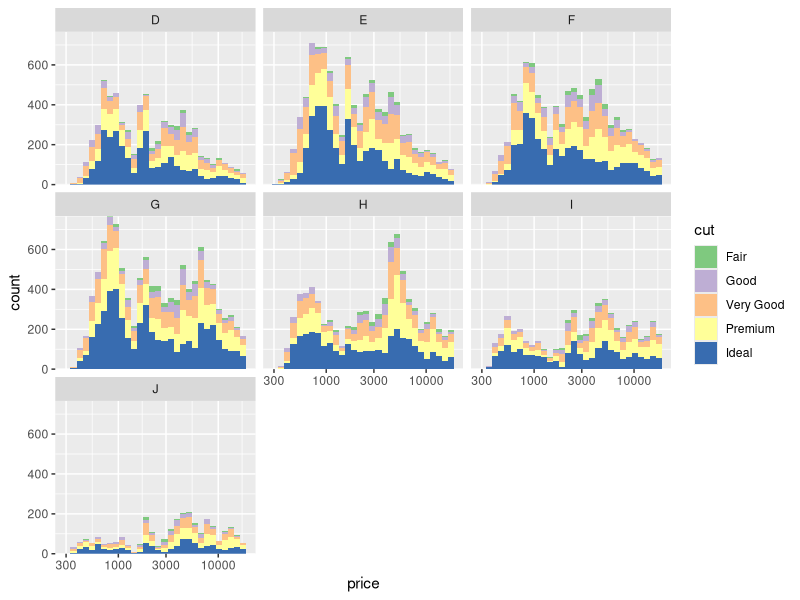
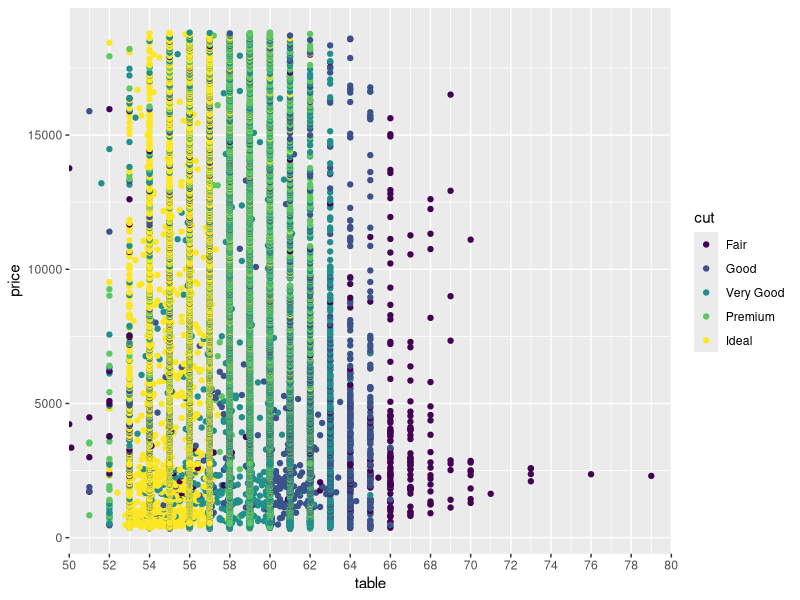
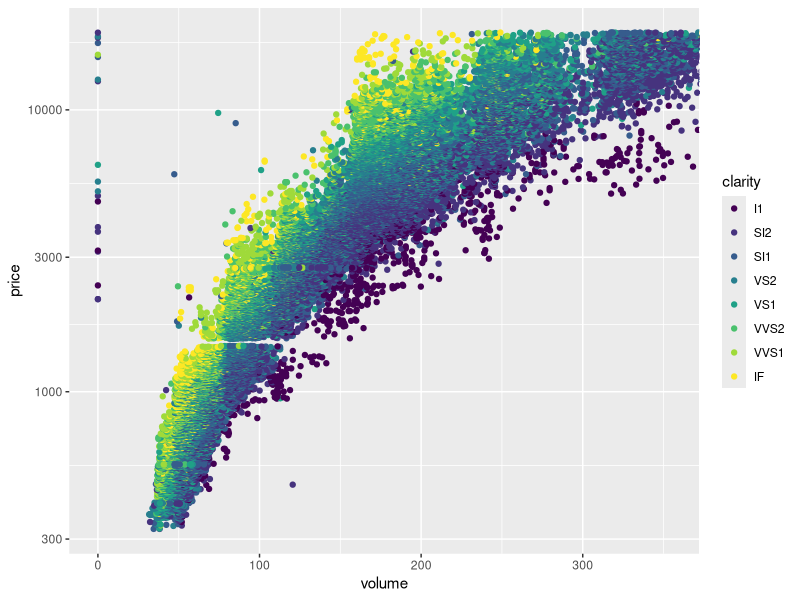

These charts were generated, in order, by the following R code: (Note: this script raises an error after producing the figures.)
## Load the ggplot, dplyr and tidyr libraries, along with the diamonds dataset.

library(dplyr)
library(tidyr)
library(ggplot2)
data(diamonds)

## Create a histogram of diamond prices. Facet the histogram by diamond color and use cut to color the histogram bars.

ggplot(data = diamonds, aes(x = price, fill = cut)) + 
  geom_histogram() + 
  scale_y_continuous(expand = c(0,0)) +
  facet_wrap(~color) + 
  scale_fill_brewer(type = 'qual') +
  scale_x_log10()

## Create a scatterplot of diamond price vs. table and color the points by the cut of the diamond.

ggplot(data = diamonds, aes(x = table, y = price, fill = cut)) +
  geom_point(aes(color = cut)) +
  scale_x_continuous(limits = c(50,80), breaks = seq(50,80,2), expand = c(0,0))

## Create a scatterplot of diamond price vs. volume (x * y * z) and color the points by the clarity of diamonds.

ggplot(data = diamonds, aes(x = (x*y*z), y = price)) +
  geom_point(aes(color = clarity)) +
  scale_x_continuous(name = 'volume') + 
  scale_y_log10() +
  coord_cartesian(xlim=c(0,quantile(diamonds$x*diamonds$y*diamonds$z,0.99)))
  
## Load Pseudo-Facebook data set, and create a new variable called 'prop_initiated'.

pf$prop_initiated <- pf$friendships_initiated / pf$friend_count

## Create a line graph of the median proportion of friendships initiated ('prop_initiated') vs.
## tenure and color the line segment by year_joined.bucket. Finally, smooth the graph.

pf$year_joined = floor(2014 - pf$tenure / 365)
pf$year_joined.bucket = cut(pf$year_joined, c(2004,2009,2011,2012,2014))

ggplot(aes(x = tenure, y = prop_initiated ), data = pf) +
  geom_line(aes(color = year_joined.bucket), stat = 'summary', fun.y=median) +
  geom_smooth(method = 'lm')

## Create a scatter plot of the price/carat ratio of diamonds. The variable x should be assigned to cut. 
## The points should be colored by diamond color, and the plot should be faceted by clarity.

diamonds$price_per_carat <- diamonds$price / diamonds$carat

ggplot(aes(x = cut, y = price_per_carat), data = diamonds) +
  geom_point(aes(color=color)) +
  scale_color_brewer(type = 'div') +
  facet_wrap(~clarity)